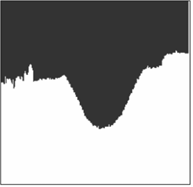
#> input picture spatial-filters/max/images/image.png, 193 x 187 px
$ python main.py
#> lines starting #> are read from the running program, lines starting #| are printed output that depends on the picture
import numpy as np
import scipy.ndimage
import os
from PIL import Image, ImageFilter
import matplotlib.pyplot as plt
import tkinter as tk
from tkinter import filedialog

# Buat jendela Tkinter tersembunyi untuk memilih file
root = tk.Tk()
root.withdraw()

file_path = filedialog.askopenfilename()
#> the answer given: images/image.png

if not file_path:
    print("No file selected. Exiting...")
    exit()

# Buka gambar dalam mode grayscale ('L')
img = Image.open(file_path).convert('L')

# Konversi gambar ke array numpy
img_array = np.array(img)

# Kernel rata-rata 5x5
K = np.ones((5, 5)) / 25

# Konvolusi dengan kernel
B = scipy.ndimage.convolve(img_array, K)
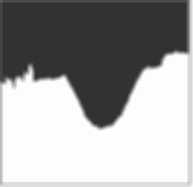
#> B: shape (187, 193); min 46, max 254, mean 160.3

# Konversi kembali ke gambar
B = Image.fromarray(B)

# Simpan hasil gambar yang difilter
B.save('mean2.png')

# Buka gambar lagi untuk filter Median
img1 = Image.open(file_path).convert('L')
img2 = img1.filter(ImageFilter.MedianFilter(size=3))

# Konversi gambar ke array NumPy sebelum ditampilkan
img1_array = np.array(img1)
img2_array = np.array(img2)

# Buat folder output jika belum ada
os.makedirs("output", exist_ok=True)

# Simpan hasil filter
img2.save("output/median_output.png")

# Tampilkan hasil dengan matplotlib
fig = plt.figure()
plt.gray()
ax1 = fig.add_subplot(121)  # Subplot pertama
ax2 = fig.add_subplot(122)  # Subplot kedua

ax1.imshow(img1)  # Pastikan gambar original ditampilkan dengan benar
ax1.set_title("Original")

ax2.imshow(img2_array, cmap='gray')  # Pastikan gambar yang difilter juga ditampilkan dengan benar
ax2.set_title("Filtered")

plt.show()
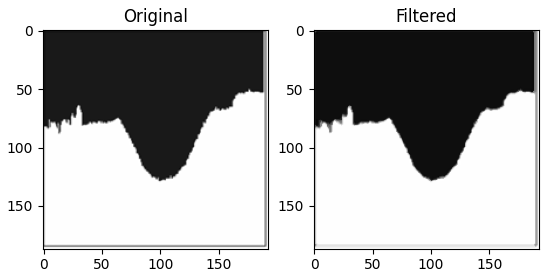
#> figure drawn by matplotlib, 2 panels
